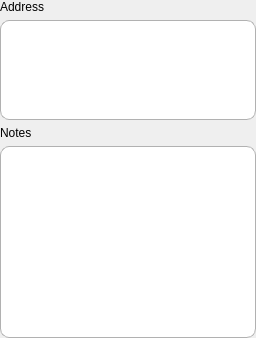
         <widget class="QWidget" name="widget_3" native="true">
          <property name="styleSheet">
           <string notr="true">background-image:none;</string>
          </property>
          <layout class="QVBoxLayout" name="verticalLayout_2">
           <property name="leftMargin">
            <number>0</number>
           </property>
           <property name="topMargin">
            <number>0</number>
           </property>
           <property name="rightMargin">
            <number>0</number>
           </property>
           <property name="bottomMargin">
            <number>0</number>
           </property>
           <item>
            <layout class="QVBoxLayout" name="verticalLayout">
             <item>
              <widget class="QLabel" name="formHeader1">
               <property name="sizePolicy">
                <sizepolicy hsizetype="Preferred" vsizetype="Fixed">
                 <horstretch>0</horstretch>
                 <verstretch>0</verstretch>
                </sizepolicy>
               </property>
               <property name="styleSheet">
                <string notr="true"/>
               </property>
               <property name="text">
                <string>Address</string>
               </property>
              </widget>
             </item>
             <item>
              <widget class="QPlainTextEdit" name="pat_address">
               <property name="sizePolicy">
                <sizepolicy hsizetype="Preferred" vsizetype="Fixed">
                 <horstretch>0</horstretch>
                 <verstretch>0</verstretch>
                </sizepolicy>
               </property>
               <property name="maximumSize">
                <size>
                 <width>16777215</width>
                 <height>100</height>
                </size>
               </property>
               <property name="font">
                <font>
                 <pointsize>10</pointsize>
                </font>
               </property>
               <property name="styleSheet">
                <string notr="true">background: #ffffff;
padding:10px;
border-radius:9px;
border:1px solid #b1b1b1;
</string>
               </property>
              </widget>
             </item>
             <item>
              <widget class="QLabel" name="formHeader2">
               <property name="sizePolicy">
                <sizepolicy hsizetype="Preferred" vsizetype="Fixed">
                 <horstretch>0</horstretch>
                 <verstretch>0</verstretch>
                </sizepolicy>
               </property>
               <property name="styleSheet">
                <string notr="true"/>
               </property>
               <property name="text">
                <string>Notes</string>
               </property>
              </widget>
             </item>
             <item>
              <widget class="QTextEdit" name="pat_notes">
               <property name="sizePolicy">
                <sizepolicy hsizetype="Expanding" vsizetype="Preferred">
                 <horstretch>0</horstretch>
                 <verstretch>0</verstretch>
                </sizepolicy>
               </property>
               <property name="maximumSize">
                <size>
                 <width>16777215</width>
                 <height>16777215</height>
                </size>
               </property>
               <property name="font">
                <font>
                 <pointsize>10</pointsize>
                </font>
               </property>
               <property name="styleSheet">
                <string notr="true">background: #ffffff;
padding:10px;
border-radius:9px;
border:1px solid #b1b1b1;</string>
               </property>
               <property name="autoFormatting">
                <set>QTextEdit::AutoAll</set>
               </property>
              </widget>
             </item>
            </layout>
           </item>
          </layout>
         </widget>
